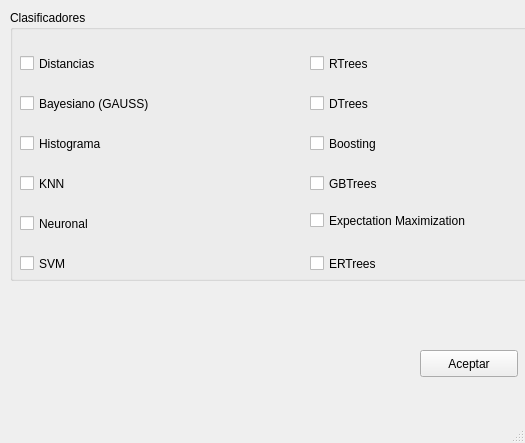
<?xml version="1.0" encoding="UTF-8"?>
<ui version="4.0">
 <class>Conf_SC_Vali</class>
 <widget class="QMainWindow" name="Conf_SC_Vali">
  <property name="geometry">
   <rect>
    <x>0</x>
    <y>0</y>
    <width>525</width>
    <height>443</height>
   </rect>
  </property>
  <property name="minimumSize">
   <size>
    <width>525</width>
    <height>443</height>
   </size>
  </property>
  <property name="windowTitle">
   <string>Configuración SuperCrossValidation</string>
  </property>
  <widget class="QWidget" name="centralwidget">
   <widget class="QGroupBox" name="groupBox_7">
    <property name="geometry">
     <rect>
      <x>10</x>
      <y>10</y>
      <width>571</width>
      <height>271</height>
     </rect>
    </property>
    <property name="title">
     <string>Clasificadores</string>
    </property>
    <widget class="QCheckBox" name="Distancias">
     <property name="geometry">
      <rect>
       <x>10</x>
       <y>40</y>
       <width>115</width>
       <height>27</height>
      </rect>
     </property>
     <property name="text">
      <string>Distancias</string>
     </property>
    </widget>
    <widget class="QCheckBox" name="Histograma">
     <property name="geometry">
      <rect>
       <x>10</x>
       <y>120</y>
       <width>115</width>
       <height>27</height>
      </rect>
     </property>
     <property name="text">
      <string>Histograma</string>
     </property>
    </widget>
    <widget class="QCheckBox" name="KNN">
     <property name="geometry">
      <rect>
       <x>10</x>
       <y>160</y>
       <width>115</width>
       <height>27</height>
      </rect>
     </property>
     <property name="text">
      <string>KNN</string>
     </property>
    </widget>
    <widget class="QCheckBox" name="GAUSS">
     <property name="geometry">
      <rect>
       <x>10</x>
       <y>80</y>
       <width>171</width>
       <height>27</height>
      </rect>
     </property>
     <property name="text">
      <string>Bayesiano (GAUSS)</string>
     </property>
    </widget>
    <widget class="QCheckBox" name="Neuronal">
     <property name="geometry">
      <rect>
       <x>10</x>
       <y>200</y>
       <width>115</width>
       <height>27</height>
      </rect>
     </property>
     <property name="text">
      <string>Neuronal</string>
     </property>
    </widget>
    <widget class="QCheckBox" name="EM">
     <property name="geometry">
      <rect>
       <x>300</x>
       <y>197</y>
       <width>211</width>
       <height>27</height>
      </rect>
     </property>
     <property name="text">
      <string>Expectation Maximization</string>
     </property>
    </widget>
    <widget class="QCheckBox" name="Boosting">
     <property name="geometry">
      <rect>
       <x>300</x>
       <y>120</y>
       <width>115</width>
       <height>27</height>
      </rect>
     </property>
     <property name="text">
      <string>Boosting</string>
     </property>
    </widget>
    <widget class="QCheckBox" name="GBT">
     <property name="geometry">
      <rect>
       <x>300</x>
       <y>160</y>
       <width>115</width>
       <height>27</height>
      </rect>
     </property>
     <property name="text">
      <string>GBTrees</string>
     </property>
    </widget>
    <widget class="QCheckBox" name="ERT">
     <property name="geometry">
      <rect>
       <x>300</x>
       <y>240</y>
       <width>115</width>
       <height>27</height>
      </rect>
     </property>
     <property name="text">
      <string>ERTrees</string>
     </property>
    </widget>
    <widget class="QCheckBox" name="RTrees">
     <property name="geometry">
      <rect>
       <x>300</x>
       <y>40</y>
       <width>115</width>
       <height>27</height>
      </rect>
     </property>
     <property name="text">
      <string>RTrees</string>
     </property>
    </widget>
    <widget class="QCheckBox" name="DTrees">
     <property name="geometry">
      <rect>
       <x>300</x>
       <y>80</y>
       <width>115</width>
       <height>27</height>
      </rect>
     </property>
     <property name="text">
      <string>DTrees</string>
     </property>
    </widget>
    <widget class="QCheckBox" name="SVM">
     <property name="geometry">
      <rect>
       <x>10</x>
       <y>240</y>
       <width>115</width>
       <height>27</height>
      </rect>
     </property>
     <property name="text">
      <string>SVM</string>
     </property>
    </widget>
   </widget>
   <widget class="QPushButton" name="Iniciar_2">
    <property name="geometry">
     <rect>
      <x>420</x>
      <y>350</y>
      <width>98</width>
      <height>27</height>
     </rect>
    </property>
    <property name="text">
     <string>Aceptar</string>
    </property>
   </widget>
  </widget>
  <widget class="QMenuBar" name="menubar">
   <property name="geometry">
    <rect>
     <x>0</x>
     <y>0</y>
     <width>525</width>
     <height>30</height>
    </rect>
   </property>
  </widget>
  <widget class="QStatusBar" name="statusbar"/>
 </widget>
 <resources/>
 <connections/>
</ui>
